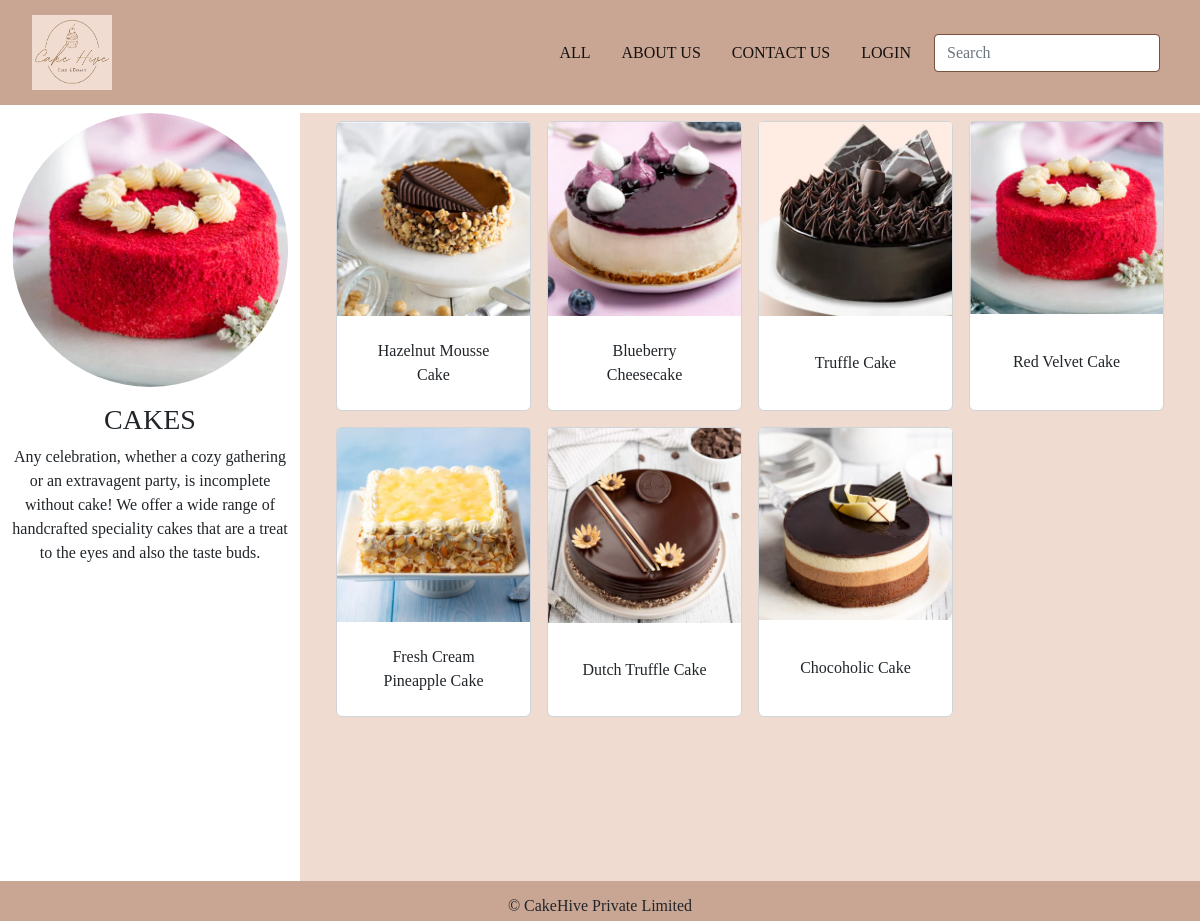
The app's page /viewcake/1 with its own data.
### cakes/models.py (models this page shows, shortened)
class CakeCategory(models.Model):
    name = models.CharField(max_length=60)
    desc = models.TextField()
    image = models.ImageField(upload_to='categories', blank=True, null=True)

class Cake(models.Model):
    name = models.CharField(max_length=60)
    image = models.ImageField(upload_to='cakes', null=True, blank=True)
    desc = models.TextField()
    weight = models.FloatField(default=0.0)
    price = models.DecimalField(max_digits=10, decimal_places=2, default=0.00)
    available = models.BooleanField(default=True)
    user_entry_date = models.DateField(null=True, blank=True)  # Field for users to enter a date
    user_notes = models.TextField(null=True, blank=True)
    created = models.DateTimeField(auto_now_add=True)
    updated = models.DateTimeField(auto_now=True)
    category = models.ForeignKey(CakeCategory, on_delete=models.CASCADE, related_name='cakes')

### cakes/views.py (the view)
# urls.py: path('viewcake/<int:p>', views.viewcake, name='viewcake'),
def viewcake(request,p):
    c=CakeCategory.objects.get(id=p)
    v=Cake.objects.filter(category=c)
    return render(request,'viewcake.html',{'c':c,'v':v})

### cakes/context_processors.py (called while the page is built)
def links(request):
    c=CakeCategory.objects.all()
    return { 'links':c }

### cart/context_processors.py (called while the page is built, shortened)
def total(request):
    count=0
    return{'count':count}

### templates/viewcake.html (shortened to what this page needs)
{% extends 'base.html' %}
{% load static %}
{% block content %}
<div class="container-fluid">
    <div class="row">
        <div class="col-12 col-md-4 col-lg-3">
            <div class="mt-2 mb-2 text-center">
                {% if c.image %}
                    <img src="{{ c.image.url }}" class="img-fluid rounded-circle" alt="{{ c.name }}" style="max-width: 100%; height: auto;">
                {% else %}
                    <p>No image available</p>
                {% endif %}
                <div class="mt-3">
                    <h3>{{ c.name }}</h3>
                    <p>{{ c.desc }}</p>
                </div>
            </div>
        </div>
        <div class="col-12 col-md-8 col-lg-9 mt-2 mb-2" style="background-color:#f0dbd1;height: 100vh;">
            <div class="container-fluid mb-2 mt-2">
                <div class="row g-3">
                    {% for i in v %}
                    <div class="col-12 col-sm-6 col-md-4 col-lg-3">
                        <div class="card h-100">
                            {% if i.image %}
                                <img src="{{ i.image.url }}" class="card-img-top" alt="{{ i.name }}">
                            {% else %}
                                <p>No image available</p>
                            {% endif %}
                            <div class="card-body d-flex justify-content-center align-items-center">
                                <a class="btn text-center" href="{% url 'cakes:details' i.id %}">{{ i.name }}</a>
                            </div>
                        </div>
                    </div>
                    {% endfor %}
                </div>
            </div>
        </div>
    </div>
</div>
{% endblock %}

### static/css/style.css (style rules this page uses)
body { font-family: "Spectral", serif; font-weight: 400; font-style: normal; }

### templates/viewcake.html (style rules this page uses)
.card { border: 1px solid #ced4da; border-radius: 6px; transition: transform 0.2s ease; }

### records on screen
CakeCategory: image (picture), name "CAKES", desc "Any celebration, whether a cozy gathering or an extravagent party, is incomplete without cake! We offer a wide range of handcrafted speciality cakes that are a treat to the eyes and also the taste buds."
Cake: image (picture), name "Hazelnut Mousse Cake"
Cake: image (picture), name "Blueberry Cheesecake"
Cake: image (picture), name "Truffle Cake"
Cake: image (picture), name "Red Velvet Cake"
Cake: image (picture), name "Fresh Cream Pineapple Cake"
Cake: image (picture), name "Dutch Truffle Cake"
Cake: image (picture), name "Chocoholic Cake"
